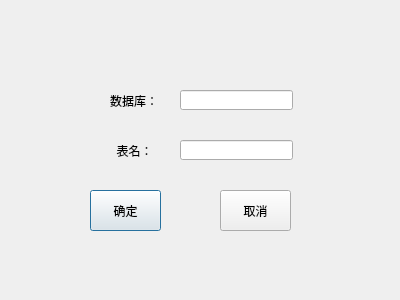
<?xml version="1.0" encoding="UTF-8"?>
<ui version="4.0">
 <class>DialogTblDel</class>
 <widget class="QDialog" name="DialogTblDel">
  <property name="geometry">
   <rect>
    <x>0</x>
    <y>0</y>
    <width>400</width>
    <height>300</height>
   </rect>
  </property>
  <property name="windowTitle">
   <string>Dialog</string>
  </property>
  <widget class="QLineEdit" name="lineEdit">
   <property name="geometry">
    <rect>
     <x>180</x>
     <y>90</y>
     <width>113</width>
     <height>20</height>
    </rect>
   </property>
  </widget>
  <widget class="QLineEdit" name="lineEdit_2">
   <property name="geometry">
    <rect>
     <x>180</x>
     <y>140</y>
     <width>113</width>
     <height>20</height>
    </rect>
   </property>
  </widget>
  <widget class="QLabel" name="label">
   <property name="geometry">
    <rect>
     <x>110</x>
     <y>95</y>
     <width>54</width>
     <height>12</height>
    </rect>
   </property>
   <property name="text">
    <string>数据库：</string>
   </property>
  </widget>
  <widget class="QLabel" name="label_2">
   <property name="geometry">
    <rect>
     <x>110</x>
     <y>145</y>
     <width>54</width>
     <height>12</height>
    </rect>
   </property>
   <property name="text">
    <string>  表名：</string>
   </property>
  </widget>
  <widget class="QPushButton" name="pushButton">
   <property name="geometry">
    <rect>
     <x>90</x>
     <y>190</y>
     <width>71</width>
     <height>41</height>
    </rect>
   </property>
   <property name="text">
    <string>确定</string>
   </property>
  </widget>
  <widget class="QPushButton" name="pushButton_2">
   <property name="geometry">
    <rect>
     <x>220</x>
     <y>190</y>
     <width>71</width>
     <height>41</height>
    </rect>
   </property>
   <property name="text">
    <string>取消</string>
   </property>
  </widget>
 </widget>
 <resources/>
 <connections/>
</ui>
